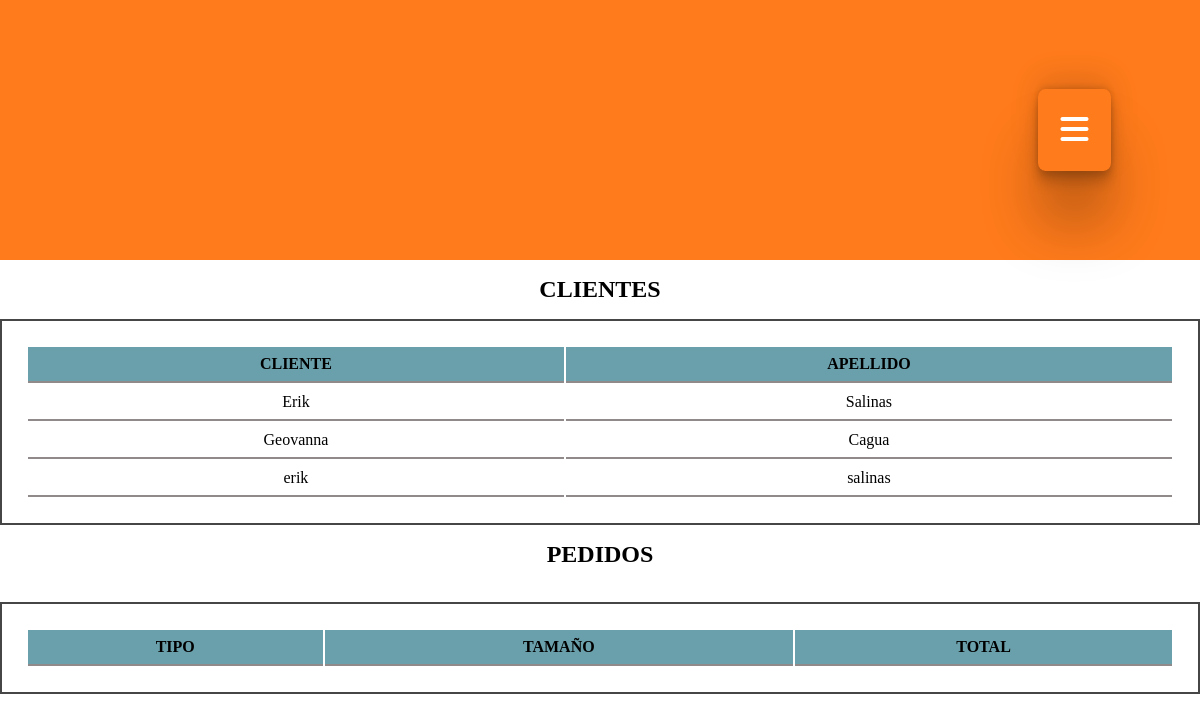
The app's page /mvc/views/panel.php, older data.
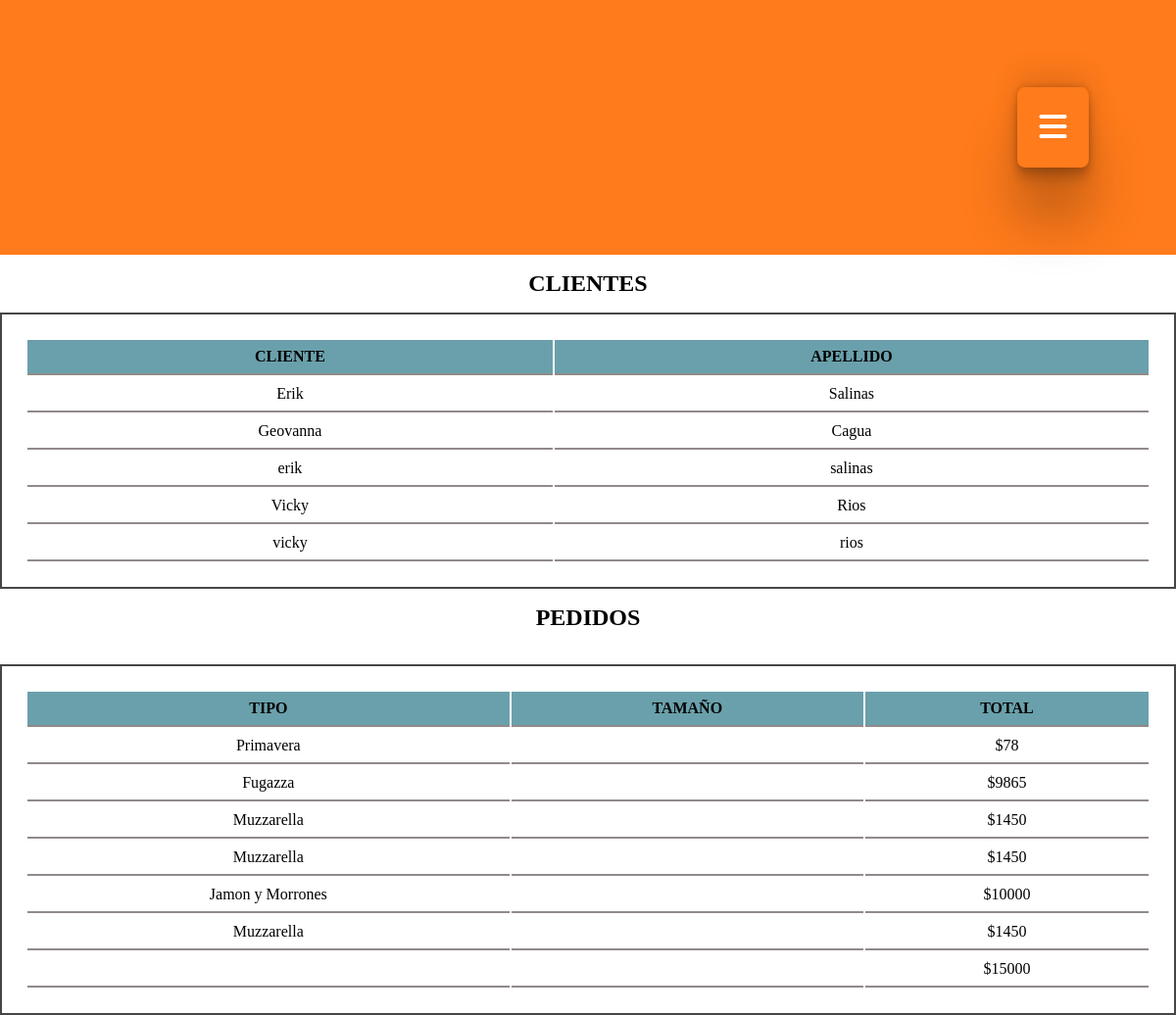
The same page, newer data.
### tables this page shows
CREATE TABLE `registro_usuario` (
  `id_regis_usuario` int(11) NOT NULL,
  `name` text NOT NULL,
  `lastname` text NOT NULL,
  `user_registration` varchar(255) NOT NULL,
  `registry_key` varchar(255) NOT NULL,
  `email` text NOT NULL,
  `date` date NOT NULL,
  `sex` text NOT NULL,
  `reset_token` varchar(255) NOT NULL
);

CREATE TABLE `pedido` (
  `id_pedido` int(11) NOT NULL,
  `tipo` text DEFAULT NULL,
  `tamaño` text DEFAULT NULL,
  `nombre_cliente` text DEFAULT NULL,
  `cantidad` int(11) DEFAULT NULL,
  `img` varchar(255) DEFAULT NULL,
  `total` int(11) DEFAULT NULL
);

### mvc/views/panel.php (the view, shortened to what this page needs)
<!DOCTYPE html>
<html lang="es">
<head>
    <link rel="stylesheet" href="https://cdnjs.cloudflare.com/ajax/libs/font-awesome/6.5.2/css/all.min.css" />
    <link rel="stylesheet" href="../public/css/styles.css" />
</head>
<body>
    <header>
        <button class="openMenu" id="openMenu"><i class="fa-solid fa-bars"></i></button>
    </header>
    <main>
        <?php
        $conexion = mysqli_connect("localhost", "root", "", "loshermanos") or die("Problemas con la conexion a la base de datos");
        $registros = mysqli_query($conexion, "SELECT * FROM registro_usuario") or die("Problemas en la conexión con la tabla");
        echo "<div class='cliente '><h2>CLIENTES</h2></div>";
        echo "<table>";
        echo "<tr class='titulo'>";
        echo "<td class='nameCliente'>CLIENTE</td>";
        echo "<td class='lastnameCliente'>APELLIDO</td>";
        echo "</tr>";
        while ($reg = mysqli_fetch_array($registros)) {
            echo "<tr class='opciones'>";
            echo "<td>" . $reg['name'] . "</td>";
            echo "<td>" . $reg['lastname'] . "</td>";
            echo "</tr>";
        }
        echo "</table>";
        $registros = mysqli_query($conexion, "select * from pedido") or die("Problemas en la conexion con la tabla");
        echo "<div class='pedidos '><h2>PEDIDOS</h2></div>";
        echo "<table>";
        echo "<tr class=titulo>";
        echo "<td class='nameCliente' >" . "TIPO" . "</td>";
        echo "<td class='lastnameCliente' >" . "TAMAÑO" . "</td>";
        echo "<td class='nameCliente' >" . "TOTAL" . "</td>";
        echo "</tr>" . "<br>";
        while ($reg = mysqli_fetch_array($registros)) {
            echo "<tr class=opciones>";
            echo "<td >" . $reg['tipo'] . "</td>";
            echo "<td >" . $reg['tamaño'] . "</td>";
            echo "<td >" . "$" . $reg['total'] . "</td>";
            echo "</tr>";
        }
        echo "</table>";
        ?>
    </main>
</body>
</html>

### mvc/public/css/styles.css (style rules this page uses)
:root { --first-color: #ff7b1b; --second-color: #6aa0ab; --third-color:#d86716; --text-first-color: #000000; --text-second-color: #ffffff; --font-family-first: "Montserrat", sans-serif; ; --font-size-title: 1.5rem; --font-size-text: 1rem; --line-height-base: 1.5; --text-login-color: #ffffff; --text-login-color-titel:#ff7b1b; --alert-login-color:red; }
* { padding: 0; margin: 0; box-sizing: border-box; vertical-align: baseline; }
h1, h2, h3, h4, h5, h6, p, span, a, p, strong { text-decoration: none; }
html { scroll-behavior: smooth; }
header { padding: 2rem; background-color: var(--first-color); }
.openMenu { display: block; margin-left: auto; color: #ffffff; border: none; background-color: transparent; font-size: 2rem; }
table { width: 100%; text-align: center; background-color: white; border: solid 2px rgba(0, 0, 0, 0.727); padding: 2%; }
table tr { height: auto; overflow-y: scroll; }
table tr td { border-bottom: rgb(145, 138, 138) 2px solid; padding: 0.5rem 0; }
.cliente h2, .pedidos h2 { font-size: 1.5rem; color: #000000; text-align: center; margin:1rem 0; font-weight: bold; }
.nameCliente,.lastnameCliente { font-size: 1rem; color: #000000; font-weight: bold; padding: 0.5rem; background-color: var(--second-color); }
.opciones { border: solid 1px rgba(0, 0, 0, 0.785); }
td { margin: 2%; }
button { box-shadow: rgba(0, 0, 0, 0.25) 0px 54px 55px, rgba(0, 0, 0, 0.12) 0px -12px 30px, rgba(0, 0, 0, 0.12) 0px 4px 6px, rgba(0, 0, 0, 0.17) 0px 12px 13px, rgba(0, 0, 0, 0.09) 0px -3px 5px; padding: 2%; margin: 5%; border: solid 1px black; background-color: white; border-radius: 10%; color: white; }

Row changes from the older to the newer data that the page shows:
added registro_usuario: name "Vicky", lastname "Rios"
added registro_usuario: name "vicky", lastname "rios"
added pedido: tipo "Primavera", total "78"
added pedido: tipo "Fugazza", total "9865"
added pedido: tipo "Muzzarella", total "1450"
added pedido: tipo "Muzzarella", total "1450"
added pedido: tipo "Jamon y Morrones", total "10000"
added pedido: tipo "Muzzarella", total "1450"
added pedido: total "15000"
